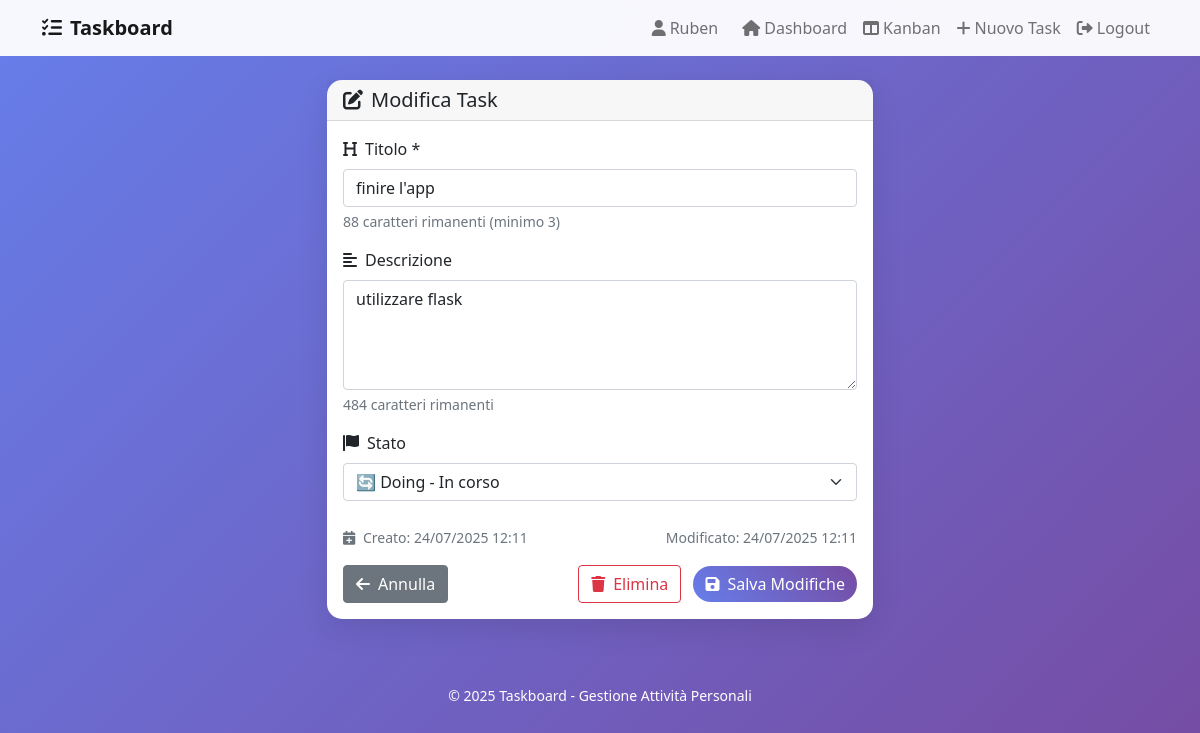
/edit_task/1 (signed in), run on an earlier commit of the app's database.
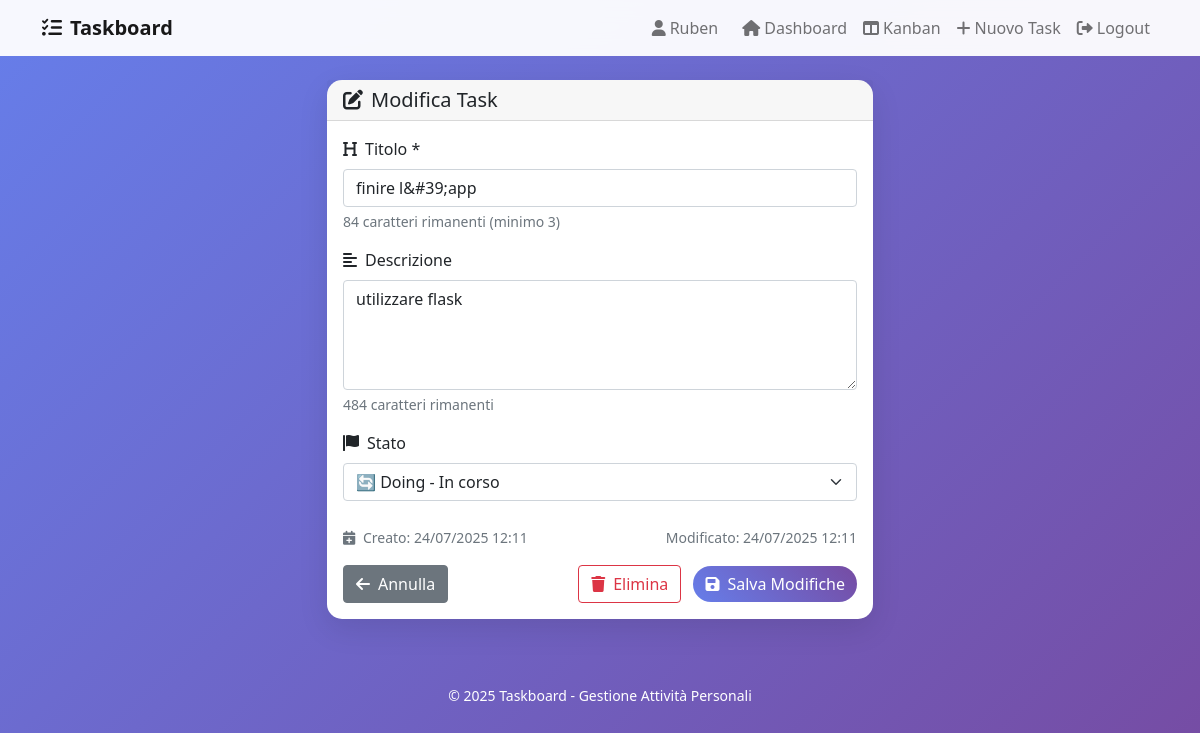
And on a later commit of the database.
### tables this page shows
CREATE TABLE tasks (
                        task_id INTEGER PRIMARY KEY AUTOINCREMENT,
                        title TEXT NOT NULL,
                        description TEXT,
                        status TEXT NOT NULL DEFAULT 'ToDo',
                        user_id INTEGER NOT NULL,
                        created_at TIMESTAMP DEFAULT CURRENT_TIMESTAMP,
                        updated_at TIMESTAMP DEFAULT CURRENT_TIMESTAMP,
                        FOREIGN KEY (user_id) REFERENCES users (user_id) ON DELETE CASCADE
                    );

### main_flask.py (the view, shortened to what this page needs)
@app.route('/edit_task/<int:task_id>', methods=['GET', 'POST'])
def edit_task(task_id):
    if 'user_id' not in session:
        return redirect(url_for('login'))
    task = db_manager.get_task_by_id(task_id)
    if not task or task.user_id != session['user_id']:
        flash('Task non trovato o non autorizzato!', 'error')
        return redirect(url_for('dashboard'))
    return render_template('edit_task.html', task=task)

### database.py (called while the page is built)
    def get_connection(self) -> sqlite3.Connection:
        conn = sqlite3.connect(self.db_path)
        conn.row_factory = sqlite3.Row  # Permette l'accesso per nome colonna
        return conn

    def get_task_by_id(self, task_id: int) -> Optional[Task]:
        try:
            with self.get_connection() as conn:
                cursor = conn.cursor()
                cursor.execute('SELECT * FROM tasks WHERE task_id = ?', (task_id,))
                row = cursor.fetchone()
                if row:
                    return Task(
                        task_id=row['task_id'],
                        title=row['title'],
                        description=row['description'],
                        status=row['status'],
                        user_id=row['user_id']
                    )
                return None
        except sqlite3.Error as e:
            print(f"Errore durante il recupero del task: {e}")
            return None

### templates/edit_task.html (shortened to what this page needs)
{% extends "base.html" %}
{% block content %}
<div class="row justify-content-center">
    <div class="col-md-8 col-lg-6">
        <div class="card">
            <div class="card-header">
                <h5 class="mb-0">
                    <i class="fas fa-edit me-2"></i>Modifica Task
                </h5>
            </div>
            <div class="card-body">
                <form method="POST">
                    <div class="mb-3">
                        <label for="title" class="form-label">
                            <i class="fas fa-heading me-2"></i>Titolo *
                        </label>
                        <input type="text" class="form-control" id="title" name="title"
                               value="{{ task.title }}" placeholder="Inserisci il titolo del task"
                               required minlength="3" maxlength="100">
                        <div class="form-text">Minimo 3 caratteri, massimo 100</div>
                    </div>
                    <div class="mb-3">
                        <label for="description" class="form-label">
                            <i class="fas fa-align-left me-2"></i>Descrizione
                        </label>
                        <textarea class="form-control" id="description" name="description" rows="4"
                                  placeholder="Descrizione dettagliata del task (opzionale)"
                                  maxlength="500">{{ task.description }}</textarea>
                        <div class="form-text">Massimo 500 caratteri</div>
                    </div>
                    <div class="mb-4">
                        <label for="status" class="form-label">
                            <i class="fas fa-flag me-2"></i>Stato
                        </label>
                        <select class="form-select" id="status" name="status" required>
                            <option value="Doing" {% if task.status == 'Doing' %}selected{% endif %}>
                                🔄 Doing - In corso
                            </option>
                        </select>
                    </div>
                    <div class="row mb-3">
                        <div class="col-md-6">
                            <small class="text-muted">
                                <i class="fas fa-calendar-plus me-1"></i>
                                Creato: {{ task.created_at.strftime('%d/%m/%Y %H:%M') }}
                            </small>
                        </div>
                        <div class="col-md-6 text-md-end">
                            <small class="text-muted">
                                Modificato: {{ task.updated_at.strftime('%d/%m/%Y %H:%M') }}
                            </small>
                        </div>
                    </div>
                    <div class="d-flex justify-content-between">
                        <a href="{{ url_for('dashboard') }}" class="btn btn-secondary">
                            <i class="fas fa-arrow-left me-2"></i>Annulla
                        </a>
                        <div>
                            <button type="button" class="btn btn-outline-danger me-2"
                                    onclick="deleteTask({{ task.task_id }}, '{{ task.title }}')">
                                <i class="fas fa-trash me-2"></i>Elimina
                            </button>
                            <button type="submit" class="btn btn-primary">
                                <i class="fas fa-save me-2"></i>Salva Modifiche
                            </button>
                        </div>
                    </div>
                </form>
            </div>
        </div>
    </div>
</div>
{% endblock %}

What changed in the data, as far as the page shows it:
changed tasks "utilizzare flask": title "finire l'app" → "finire l&#39;app"
Also different on the page:
text written by a page script: "88 caratteri rimanenti (minimo 3)" → "84 caratteri rimanenti (minimo 3)"
